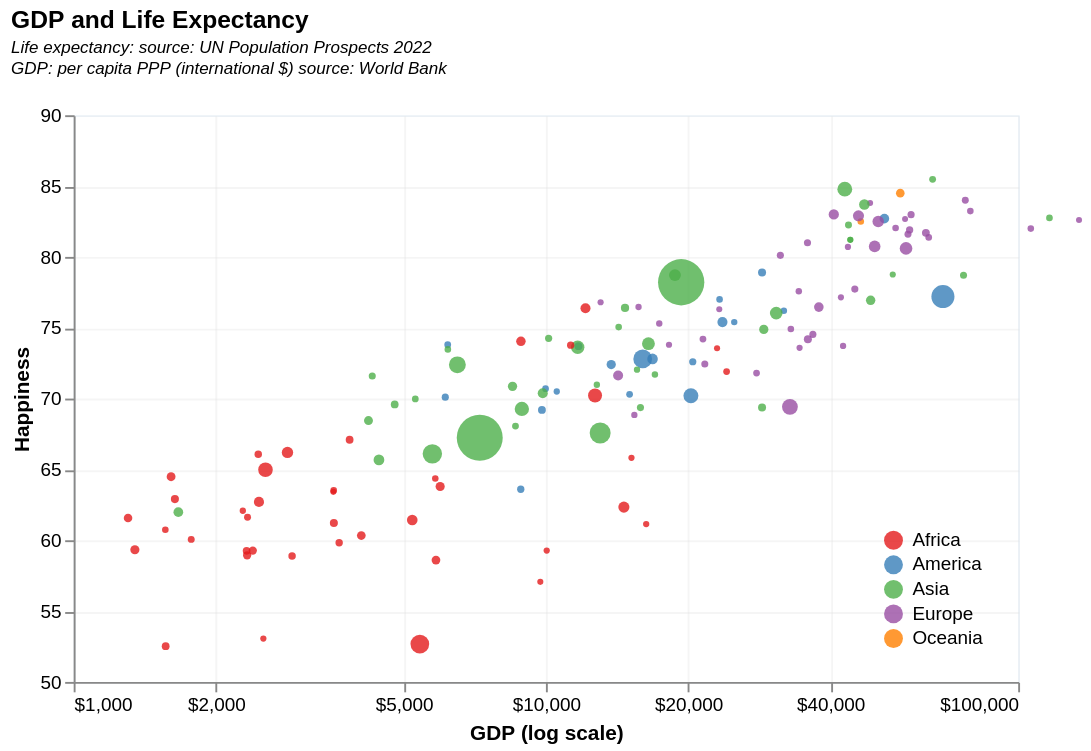

Specify this chart in Vega-Lite:
### Vega-Lite specification from a JSON file in a GitHub repository (floating-point values rounded to 4 significant figures; data arrays with more than 128 entries replaced by an {"elided": "..."} marker saying what was removed)
{"$schema": "https://vega.github.io/schema/vega-lite/v5.json", "description": "", "title": {"text": "GDP and Life Expectancy", "subtitle": ["Life expectancy: source: UN Population Prospects 2022", "GDP: per capita PPP (international $) source: World Bank", ""], "subtitleFontStyle": "italic", "subtitleFontSize": 9, "anchor": "start", "color": "black"}, "data": {"values": {"elided": "145 records"}}, "mark": {"type": "circle", "size": 150, "opacity": 0.8}, "height": 300, "width": 500, "view": {"stroke": "aliceblue"}, "encoding": {"x": {"field": "GDP per capita (PPP)", "type": "quantitative", "title": "GDP (log scale)", "scale": {"type": "log", "domain": [1000, 100000]}, "axis": {"values": [1000, 2000, 5000, 10000, 20000, 40000, 100000], "format": "$,", "gridOpacity": 0.3}}, "y": {"field": "Life Expectancy", "type": "quantitative", "title": "Happiness", "scale": {"domain": [50, 90]}, "axis": {"gridOpacity": 0.3}}, "color": {"field": "Continent", "type": "nominal", "scale": {"scheme": "set1"}, "legend": {"orient": "bottom-right"}, "title": null}, "size": {"field": "Population", "type": "quantitative", "scale": {"range": [10, 600]}, "legend": null}, "tooltip": [{"field": "Country"}, {"field": "Population", "format": ",d"}, {"field": "GDP per capita (PPP)", "title": "GDP per capita", "format": "$,d"}, {"field": "Happiness score", "format": ",.3"}]}}
